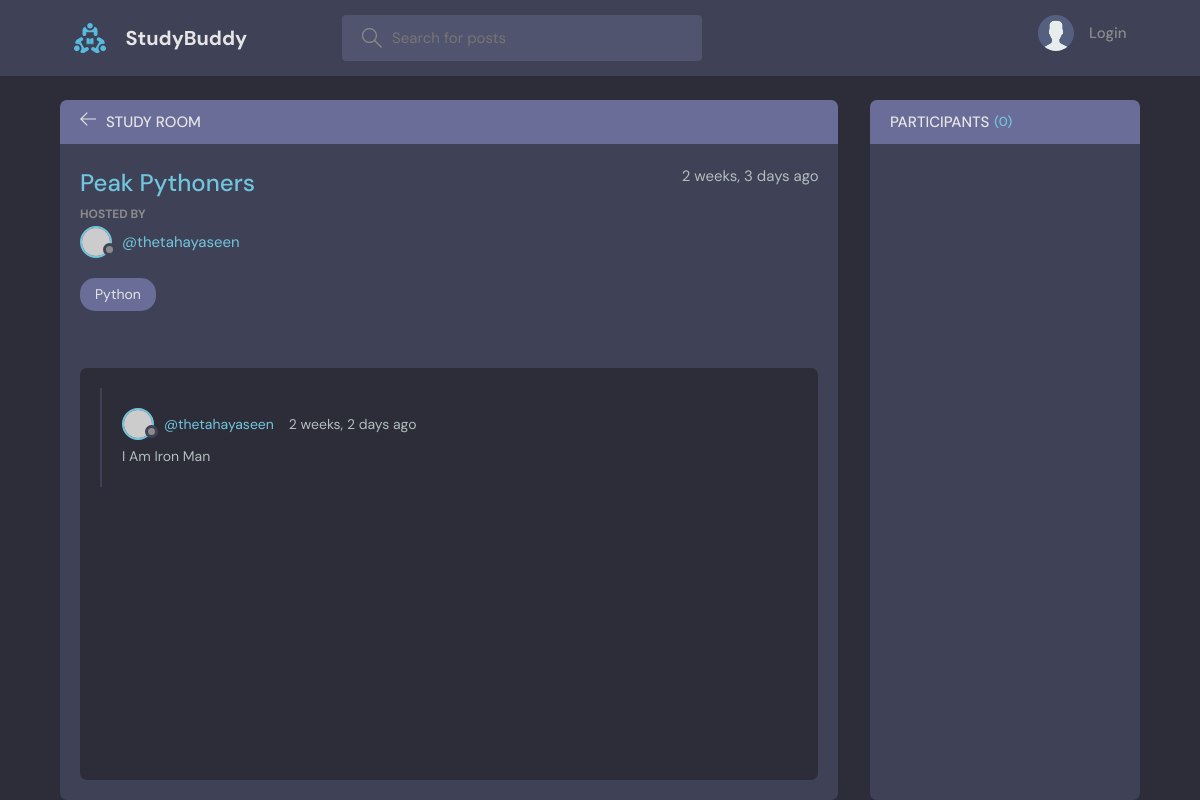
The app's page /room/2, older data.
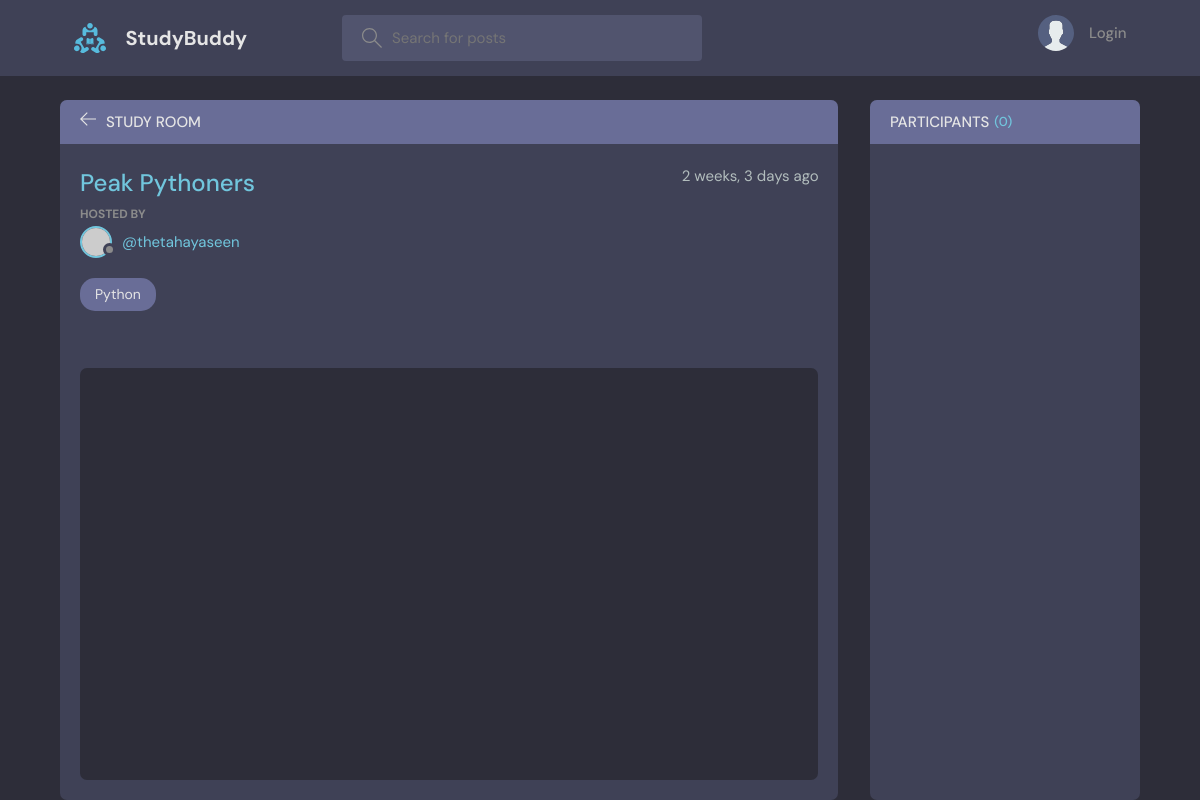
The same page, newer data.
### base/models.py (models this page shows, shortened)
class Message(models.Model):
    user = models.ForeignKey(User, on_delete=models.CASCADE)
    room = models.ForeignKey(Room, on_delete=models.CASCADE)
    body = models.TextField()
    updated = models.DateTimeField(auto_now=True)
    created = models.DateTimeField(auto_now_add=True)
    class Meta:
        ordering = ["-updated", "-created"]

### base/views.py (the view, shortened to what this page needs)
# urls.py: path("room/<str:primary_key>", views.room, name = "room"),
def room(request, primary_key):
    room = Room.objects.get(id = primary_key)
    conversations = room.message_set.all().order_by("-created")
    participants = room.participants.all()
    context = {"room": room, "conversations": conversations, "participants": participants}
    return render(request,  "base/room.html", context)

### base/models.py (called while the page is built)
    def __str__(self):
        return str(self.name)

### base/templates/base/room.html (shortened to what this page needs)
{% extends "mainlayout.html" %}
{% block content %}
<main class="profile-page layout layout--2">
      <div class="container">
        <div class="room">
          <div class="room__top">
            <div class="room__topLeft">
              <a href="{% url 'home' %}">
                <svg version="1.1" xmlns="http://www.w3.org/2000/svg" width="32" height="32" viewBox="0 0 32 32">
                  <title>arrow-left</title>
                  <path
                    d="M13.723 2.286l-13.723 13.714 13.719 13.714 1.616-1.611-10.96-10.96h27.625v-2.286h-27.625l10.965-10.965-1.616-1.607z"
                  ></path>
                </svg>
              </a>
              <h3>Study Room</h3>
            </div>
          </div>
          <div class="room__box scroll">
            <div class="room__header scroll">
              <div class="room__info">
                <h3>{{room.name}}</h3>
                <span>{{room.created|timesince}} ago</span>
              </div>
              <div class="room__hosted">
                <p>Hosted By</p>
                <a href="{% url 'user-profile' room.host.id %}" class="room__author">
                  <div class="avatar avatar--small">
                    <img src="https://randomuser.me/api/portraits/men/37.jpg" />
                  </div>
                  <span>@{{room.host.username}}</span>
                </a>
              </div>
              <span class="room__topics">{{room.topic}}</span>
            </div>
            <div class="room__conversation">
              <div class="threads scroll">
                {% for conversation in conversations %}
                <div class="thread">
                  <div class="thread__top">
                    <div class="thread__author">
                      <a href="{% url 'user-profile' conversation.user.id %}" class="thread__authorInfo">
                        <div class="avatar avatar--small">
                          <img src="https://randomuser.me/api/portraits/men/37.jpg" />
                        </div>
                        <span>@{{conversation.user}}</span>
                      </a>
                      <span class="thread__date">{{conversation.created|timesince}} ago</span>
                    </div>
                  </div>
                  <div class="thread__details">
                      {{conversation.body}}
                  </div>
                </div>
                {% endfor %}
              </div>
            </div>
          </div>
        </div>
        <div class="participants">
          <h3 class="participants__top">Participants <span>({{participants.count}})</span></h3>
          <div class="participants__list scroll">
          </div>
        </div>
      </div>
    </main>
{% endblock content %}

Row changes from the older to the newer data that the page shows:
removed Message: user "thetahayaseen", created "2 weeks, 2 days", body "I Am Iron Man"
